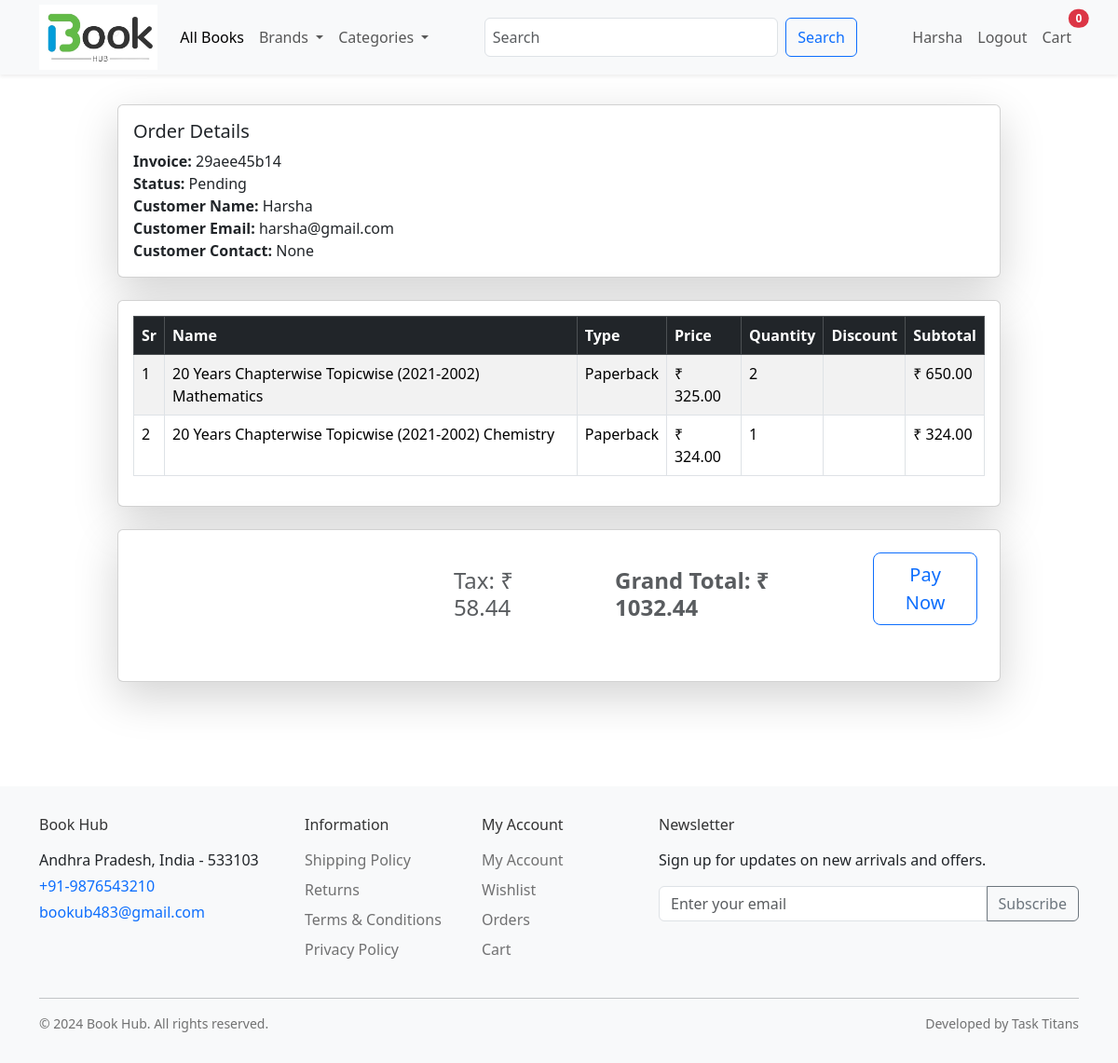
The app's page /orders/2b39e83315 (signed in) with its own data.
### shop/customers/model.py (models this page shows, shortened)
class Register(db.Model,UserMixin):
  __tablename__ = 'register'
  id=db.Column(db.Integer,primary_key = True)
  name = db.Column(db.String(50),unique=False)
  username = db.Column(db.String(50),unique=True)
  email = db.Column(db.String(50),unique=True)
  password =db.Column(db.String(200),unique=False)
  country =db.Column(db.String(50),unique=False)
  state  = db.Column(db.String(50),unique=False)
  city = db.Column (db.String(50), unique= False)
  contact = db.Column (db.String(15), unique= False)
  address = db.Column (db.String (50), unique= False)
  zipcode = db.Column (db.String(50), unique= False)
  profile = db.Column (db.String (200), unique= False, default='profile.jpg')
  date_created = db.Column (db.DateTime, nullable=False, default=datetime.utcnow)

class CustomerOrder(db.Model):
    id = db.Column(db.Integer, primary_key=True)
    invoice = db.Column(db.String(20), unique=True, nullable=False)
    status = db.Column(db.String(20), default='Pending', nullable=False)
    customer_id = db.Column(db.Integer, unique=False, nullable=False)
    date_created = db.Column(db.DateTime, default=datetime.utcnow, nullable=False)
    orders = db.Column(JsonEcodedDict)

### shop/customers/routes.py (the view)
@app.route('/orders/<invoice>')
@login_required
def orders(invoice):
    if current_user.is_authenticated:
        grandTotal = 0
        subTotal = 0
        tax = 0
        customer_id = current_user.id
        customer = Register.query.filter_by(id=customer_id).first()
        orders = CustomerOrder.query.filter_by(customer_id=customer_id).order_by(CustomerOrder.id.desc()).first()
        products = {}
        if orders:
            for _key, product in orders.orders.items():
                try:
                    product_id = _key
                    quantity = int(product['quantity'])
                    products[product_id] = quantity
                    discount = (product['discount'] / 100) * float(product['price'])
                    subTotal += float(product['price']) * quantity
                    subTotal -= discount
                except KeyError as e:
                    print(f"KeyError: {e} for product {product}")
            tax = "%.2f" % (0.06 * float(subTotal))
            grandTotal = "%.2f" % (1.06 * float(subTotal))
            session['products'] = products
        else:
            flash('No orders found.', 'warning')
    else:
        return redirect(url_for('customerLogin'))
    return render_template('customer/order.html', tax=tax, subTotal=subTotal, grandTotal=grandTotal, customer=customer, orders=orders, products=products)

### shop/customers/model.py (called while the page is built)
@login_manager.user_loader
def user_loader(user_id):
   return Register.query.get(user_id)

    def process_result_value(self, value, dialect):
        if value is None:
            return {}
        else:
            return json.loads(value)

### shop/templates/customer/order.html (shortened to what this page needs)
{% extends 'layout.html' %}
{% block content %}
{% include 'navbar.html' %}
<div class="container mt-3 p-5">
  <div class="row p-5">
    <div class="col-md-12">
      <div class="card shadow-lg mb-4">
        <div class="card-body">
          <h5 class="card-title">Order Details</h5>
          <p class="card-text">
            <strong>Invoice:</strong> {{ orders.invoice }}<br>
            <strong>Status:</strong> {{ orders.status }}<br>
            <strong>Customer Name:</strong> {{ customer.name }}<br>
            <strong>Customer Email:</strong> {{ customer.email }}<br>
            <strong>Customer Contact:</strong> {{ customer.contact }}<br>
          </p>
        </div>
      </div>
      <div class="card shadow-lg mb-4">
        <div class="card-body">
          <table class="table table-bordered table-striped table-hover">
            <thead class="table-dark">
              <tr>
                <th>Sr</th>
                <th>Name</th>
                <th>Type</th>
                <th>Price</th>
                <th>Quantity</th>
                <th>Discount</th>
                <th>Subtotal</th>
              </tr>
            </thead>
            <tbody>
              {% for key, product in orders.orders.items() %}
              {% set discount="%0.2f"|format((product.discount/100)* product.price|float) %}
              <tr>
                <td>{{ loop.index }}</td>
                <td>{{ product.name }}</td>
                <td>{{ product.color|capitalize }}</td>
                <td>₹ {{ product.price }}</td>
                <td>{{ product.quantity }}</td>
                {% if product.discount %}
                <td>{{ product.discount }} % &nbsp; &nbsp; is ₹ {{ discount }}</td>
                {% else %}
                <td></td>
                {% endif %}
                {% set subtotal = product.quantity|int * product.price|float %}
                <td>₹ {{ "%0.2f"|format((subtotal|float - discount|float)) }}</td>
              </tr>
              {% endfor %}
            </tbody>
          </table>
        </div>
      </div>
      <div class="card shadow-lg">
        <div class="card-body">
          <table class="table table-borderless">
            <tr>
              <td width="35%"></td>
              <td colspan="3">
                <h4 class="text-muted p-3">Tax: ₹ {{ tax }}</h4>
              </td>
              <td colspan="4">
                <h4 class="text-muted fw-bold p-3">Grand Total: ₹ {{ grandTotal }}</h4>
              </td>
              <td>
                {% if orders.status == 'Paid' %}
                  <span class="text-success">Paid</span>
                {% else %}
                <form action="{{ url_for('payment') }}" method="POST">
                    {% set amount = grandTotal.replace('.', '') %}
                    <button type="submit" class="btn btn-outline-primary btn-lg">Pay Now</button>
                  </form>
                {% endif %}
              </td>
            </tr>
          </table>
        </div>
      </div>
    </div>
  </div>
</div>
<div class="footer mt-3">
  <div class="container">
      <div class="row gy-3">
          <div class="col-md-4 col-lg-3">
              <h6>Book Hub</h6>
              <p class="mb-1">Andhra Pradesh, India - 533103</p>
              <p class="mb-1"><a href="tel:+91 9876543210" class="text-decoration-none">+91-9876543210</a></p>
              <p class="mb-3"><a href="mailto:bookub483@gmail.com" class="text-decoration-none">bookub483@gmail.com</a></p>
          </div>
          <div class="col-6 col-md-4 col-lg-2">
              <h6>Information</h6>
              <ul class="footer-links">
                  <li><a href="#">Shipping Policy</a></li>
                  <li><a href="#">Returns</a></li>
                  <li><a href="#">Terms & Conditions</a></li>
                  <li><a href="#">Privacy Policy</a></li>
              </ul>
          </div>
          <div class="col-6 col-md-4 col-lg-2">
              <h6>My Account</h6>
              <ul class="footer-links">
                  <li><a href="/dashboard">My Account</a></li>
                  <li><a href="#">Wishlist</a></li>
                  <li><a href="/dashboard">Orders</a></li>
                  <li><a href="/carts">Cart</a></li>
              </ul>
          </div>
          <div class="col-md-8 col-lg-5">
              <h6>Newsletter</h6>
              <p>Sign up for updates on new arrivals and offers.</p>
              <form class="newsletter-form">
                  <div class="input-group mb-3">
                      <input type="email" class="form-control" placeholder="Enter your email" aria-label="Email" aria-describedby="button-addon2">
                      <button class="btn btn-outline-secondary" type="button" id="button-addon2">Subscribe</button>
                  </div>
              </form>
              <div class="social-icons">
              </div>
          </div>
      </div>
      <hr class="mt-4 mb-3">
      <div class="row">
          <div class="col-md-6 text-center text-md-start copyright">
              <p>&copy; 2024 Book Hub. All rights reserved.</p>
          </div>
          <div class="col-md-6 text-center text-md-end copyright">
              <p>Developed by Task Titans</p>
          </div>
      </div>
  </div>
</div>
{% endblock content %}

### shop/templates/navbar.html (shortened to what this page needs)
<div class="container-fluid">
  <nav class="navbar navbar-expand-lg navbar-light bg-light shadow-sm navbar-custom">
    <div class="container">
      <a class="navbar-brand" href="/">
        <img src="{{url_for('static', filename='images/Logo.jpg')}}" alt="logo" class="img-fluid" style="max-height: 70px;">
      </a>
      <div class="collapse navbar-collapse" id="navbarSupportedContent">
        <ul class="navbar-nav me-auto mb-2 mb-lg-0">
          <li class="nav-item">
            <a class="nav-link active" href="/">All Books</a>
          </li>
          <li class="nav-item dropdown">
            <a class="nav-link dropdown-toggle" href="#" role="button" data-bs-toggle="dropdown" aria-expanded="false">
              Brands
            </a>
          </li>
          <li class="nav-item dropdown">
            <a class="nav-link dropdown-toggle" href="#" role="button" data-bs-toggle="dropdown" aria-expanded="false">
              Categories
            </a>
          </li>
        </ul>
         <div class="col-md-6">
        <div class="d-flex mx-auto" style="max-width: 400px;">
          <form class="d-flex w-100" role="search" action="{{url_for('result')}}">
            <input class="form-control me-2 p-2" type="search" placeholder="Search" name="q" aria-label="Search" >
            <button class="btn btn-outline-primary" type="submit">Search</button>
          </form>
        </div>
      </div>
        <ul class="navbar-nav ms-auto mb-2 mb-lg-0">
          {% if current_user.is_authenticated %}
            <li class="nav-item">
              <a href="{{url_for('dashboard')}}" class="nav-link">{{current_user.name}}</a>
            </li>
            <li class="nav-item">
              <a href="{{url_for('customer_logout')}}" class="nav-link">Logout</a>
            </li>
          {% endif %}
          <li class="nav-item">
            <a class="nav-link position-relative" href="{{url_for('getCart')}}">
              Cart
              <span class="position-absolute top-0 start-100 translate-middle badge rounded-pill bg-danger">
                {{ session['Shoppingcart']|length }}
              </span>
            </a>
          </li>
        </ul>
      </div>
    </div>
  </nav>
</div>

### shop/templates/navbar.html (style rules this page uses)
.navbar-custom { height: 80px; position: fixed; top: 0; left: 0; width: 100%; z-index: 1000; }

### shop/templates/customer/order.html (style rules this page uses)
.footer { background-color: #f8f9fa; padding: 2rem 0 1rem; font-family: system-ui, -apple-system, "Segoe UI", Roboto, "Helvetica Neue", "Noto Sans", "Liberation Sans", Arial, sans-serif; font-size: 1rem; }
.footer h6 { color: #333; font-weight: 500; margin-bottom: 1rem; font-size: 1rem; }
.footer-links { padding: 0; list-style: none; }
.footer-links li { margin-bottom: 0.5rem; }
.footer-links a { color: rgba(0, 0, 0, 0.55); text-decoration: none; transition: color 0.2s ease; }
.newsletter-form .form-control { font-size: 1rem; }
.copyright { font-size: 0.875rem; color: rgba(0, 0, 0, 0.55); }

### records on screen
Register: name "Harsha", email "harsha@gmail.com", contact "None"
CustomerOrder: invoice "29aee45b14", status "Pending"

### other values on screen
{{ session['Shoppingcart']|length }} "0"
{{ product.name }} "20 Years Chapterwise Topicwise (2021-2002) Mathematics" "20 Years Chapterwise Topicwise (2021-2002) Chemistry"
{{ product.color|capitalize }} "Paperback" "Paperback"
{{ product.price }} "325.00" "324.00"
{{ product.quantity }} "2" "1"
{{ "%0.2f"|format((subtotal|float - discount|float)) }} "650.00" "324.00"
{{ tax }} "58.44"
{{ grandTotal }} "1032.44"
